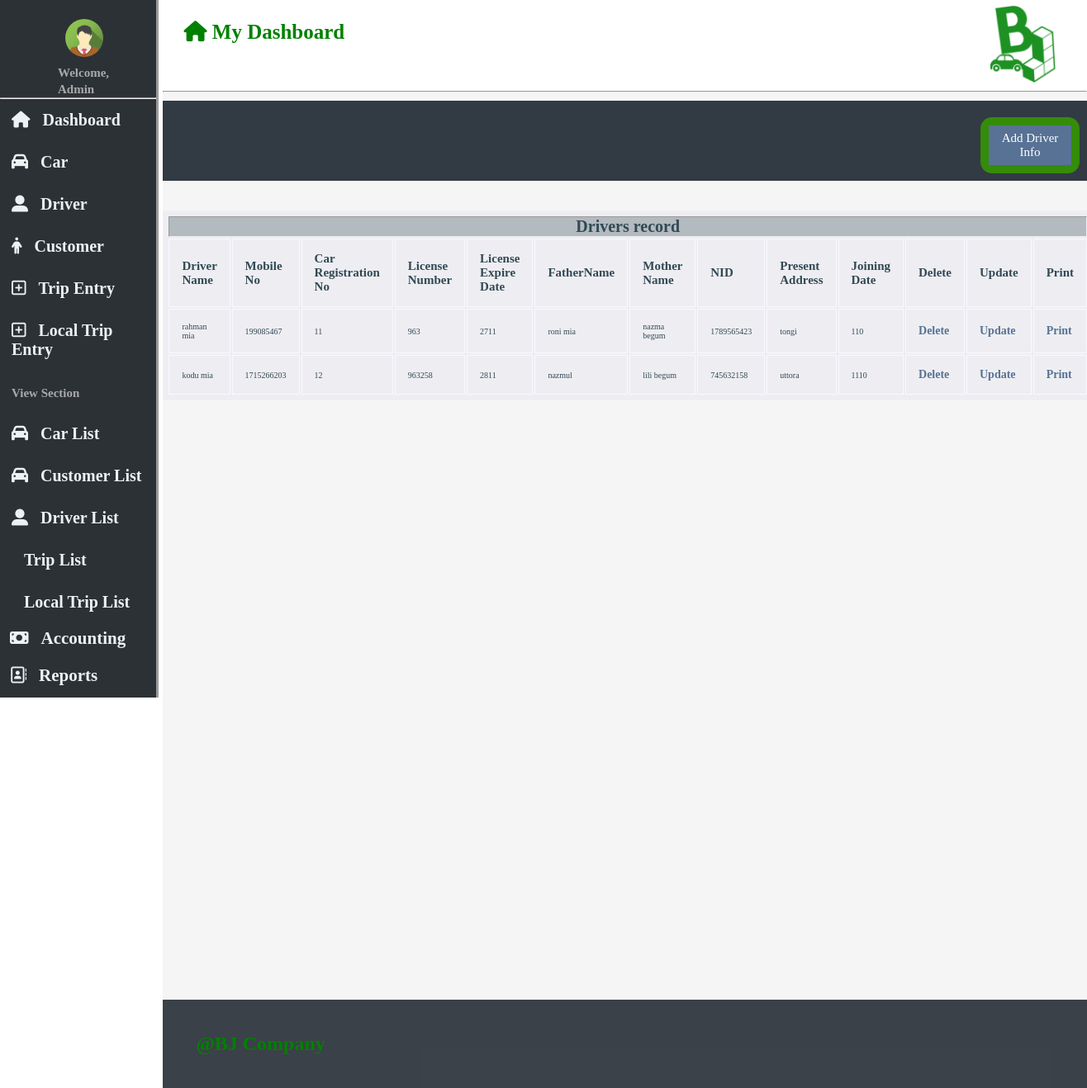
The page /Rent-a-car2/driver_list.php on the database its author committed.
### tables this page shows
CREATE TABLE `tb_driver` (
  `DriverName` varchar(30) NOT NULL,
  `MobileNo` int(20) NOT NULL,
  `CarRegistrationNo` int(30) NOT NULL,
  `LicenseNumber` int(30) NOT NULL,
  `LicenseExpireDate` int(20) NOT NULL,
  `FatherName` varchar(30) NOT NULL,
  `MotherName` varchar(30) NOT NULL,
  `NID` int(30) NOT NULL,
  `PresentAddress` varchar(40) NOT NULL,
  `JoiningDate` int(20) NOT NULL
);

### Rent-a-car2/driver_list.php (the view, shortened to what this page needs)
 <!DOCTYPE html>
<html>
<head>
  <link rel="stylesheet" type="text/css" href="file:///C:/xampp/htdocs/Rent-a-car/fontawesome-free-5.11.2-web/css/all.css">
  <link rel="stylesheet" type="text/css" href="css/driver_add2.css">
 <link rel="stylesheet" type="text/css" href="css/dashboard.css">
</head>
<body>
<div class="wrapper">
<nav class="" style="z-index:3;width:300px;" id="mySidebar"><br>
  <div class="c1-container">
    <div class="c1-img">
      <img src="img/img_avatar.png" style="border-radius: 50%;width: 46px;">
    </div>
    <div class="c1-text">
      <span>Welcome, <strong>Admin</strong></span><br>
    </div>
  </div>
  <hr>
  <div class="c1-container">
  <a class="bar-block-item" href="Dashboard2.php"><i id="i0" class="fas fa-home"></i>Dashboard</a>
  </div>
  <div class="bar-block">
  <a class="bar-block-item" href="car_add.php">           <i id="i1" class="fas fa-car"></i>Car</a>
  <a class="bar-block-item" href="driver_add2.php">       <i id="i2" class="fas fa-user-alt"></i>Driver</a>
  <a class="bar-block-item" href="customer_add.php">      <i id="i3" class="hvr-buzz-out fa fa-male"></i>Customer</a>
  <a class="bar-block-item" href="trip_entry.php">        <i id="i4" class="far fa-plus-square"></i>Trip Entry</a>
  <a class="bar-block-item" href="localtripentry.php">    <i id="i5" class="far fa-plus-square"></i>Local Trip Entry</a>
  <a class="bar-block-item" href="*"><span>View Section</span></a>
  <a class="bar-block-item" href="car_list.php">           <i id="i1" class="fas fa-car"></i>Car List</a>
  <a class="bar-block-item" href="customer_list.php">           <i id="i1" class="fas fa-car"></i>Customer List</a>
  <a class="bar-block-item" href="driver_list.php">       <i id="i2" class="fas fa-user-alt"></i>Driver List</a>
  <a class="bar-block-item" href="Trip_list2.php">                      <i id="i6" class="fab fa-tripadvisor"></i>Trip List</a>
  <a class="bar-block-item" href="local_trip_list.php">                      <i id="i7" class="fab fa-tripadvisor"></i>Local Trip List</a>
  <a href="#" class="bar-block-item dropdown-btn">         <i id="i8" class="fas fa-money-bill"></i>Accounting </a>
  <a href="#" class="bar-block-item dropdown-btn">         <i id="i9" class="far fa-address-book"></i>Reports</a>
  </div>
</nav>
<div class="main">
  <header class="header2">
  	<div id="header-text">
    <h4><b><i class="fas fa-home"></i> My Dashboard</b></h4>
    </div>
    <div id="header-logo">
    	 <img src="img/logo4.png" style="width: 80px">
    </div>
  </header>
<hr>
<div class="add_car_container">
 <div class="buttonblock" id="addcar">
<a href="driver_add2.php" class="button">Add Driver Info</a>
</div>
</div>
<?php
$servername = "localhost";
$username = "root";
$password = "";
$dbname = "db_car_bj";
$conn = new mysqli($servername, $username, $password, $dbname);
$sql = "SELECT * FROM tb_driver";
$result = $conn->query($sql);
if ($result->num_rows > 0) {
    echo"<table style='width:990px; margin:auto; color:#314954; padding:5px; font-size:10px; border-color:darkgrey;border: currentColor;background-color: #d8dbe845;' border='5'>";
    echo"<tr><th colspan='13'><h1>Drivers record</h1></th></tr>";
    echo"<tr>";
    echo"<td><h2>Driver Name</h2></td>";
    echo "<td><h2>Mobile No</h2></td>";
    echo "<td><h2>Car Registration No</h2></td>";
    echo "<td><h2>License Number</h2></td>";
    echo "<td><h2>License Expire Date</h2></td>";
    echo "<td><h2>FatherName </h2></td>";
    echo "<td><h2>Mother Name</h2></td>";
    echo "<td><h2>NID</h2></td>";
    echo "<td><h2>Present Address</h2></td>";
    echo "<td><h2>Joining Date</h2></td>";
    echo "<td><h2>Delete</h2></td>";
    echo "<td><h2>Update</h2></td>";
    echo "<td><h2>Print</h2></td>";
    echo "</tr>";
    echo "<br><br>";
     while($row = $result->fetch_assoc()) {
        echo "<tr>
    <td>"  . $row["DriverName"]."    </td>
    <td>"  . $row["MobileNo"]."  </td>
    <td>"  . $row["CarRegistrationNo"]."    </td>
    <td>"  . $row["LicenseNumber"]."  </td>
    <td>"  . $row["LicenseExpireDate"]."  </td>
    <td>"  . $row["FatherName"]."  </td>
    <td>"  . $row["MotherName"]."  </td>
    <td>"  . $row["NID"]."  </td>
    <td>"  . $row["PresentAddress"]."  </td>
    <td>"  . $row["JoiningDate"]."  </td>
    <td><a href =delete_driver.php?CarRegistrationNo=".$row["CarRegistrationNo"].">Delete</a>     </td>
    <td><a href =edit_driver_info.php?CarRegistrationNo=".$row["CarRegistrationNo"].">Update</a>     </td>
    <td><a href =print_diver.php?CarRegistrationNo=".$row["CarRegistrationNo"].">Print</a> </td>
    </tr>";
     }
     echo "</table>";
} else {
     echo "0 results";
}
?>  <br><br><br><br><br><br><br>
<div class="footer">
  <h4 style="color: green;font-size: 24px">@BJ Company</h4></div>
</div>
</div>
</body>
</html>

### Rent-a-car2/css/driver_add2.css (style rules this page uses)
span { font-size: 15px;color: darkgray;font-weight: 600; }
td { padding: 15px; border-style: groove; border-color: ghostwhite; }
td a { color: #577294; text-decoration: none; font-size: 14px; font-weight: 900; }
th { background-color: #09232f42; }
.buttonblock { width: 20%; }
.buttonblock .button { background-color: #577294; border: none; color: white; padding: 7px 15px; text-align: center; text-decoration: none; display: inline-block; font-size: 15px; cursor: pointer; margin-left: 0px; }
#addcar { float: right;width:100px; }
.add_car_container { background-color: #17202be0; padding: 9px; overflow: hidden; margin-top: 10px; }

### Rent-a-car2/css/dashboard.css (style rules this page uses)
* { margin: 0px;padding: 0px;font-family:Times New Roman; }
html { box-sizing: content-box; }
.footer { background-color: #101821cf;padding: 40px;overflow: hidden;margin: 0px;width: 96%;margin-top: 600px; }
#mySidebar { background-color:#2c3136;height: 200%;position: sticky;top: 0px;border-right-style: outset; }
.c1-img { width: 50%; text-align: center; margin-left: 50px; padding: 5px; }
.c1-text { width: 50%; color: #ecf1f3; margin-left: 70px; font-size: 17px; }
.c1-text span { text-align: center; }
.bar-block { height: 100%; }
.bar-block-item { padding: 14px;display: list-item;font-size: 20px;text-decoration: none;color: #ecf1f3;font-weight: 600; }
.bar-block-item i { font-size: 20px;margin-right: 15px; }
.dropdown-btn { padding: 6px 9px 14px 12px; text-decoration: none; font-size: 21px; display: block; text-align: left; }
.wrapper { display: flex;position: relative; }
.header2 { padding: 5px;background-color: white;overflow: hidden; }
#header-text { float: left; width: 50%; padding: 20px; font-size: 25px; color: green; }
#header-logo { float: right;width: 20%; }
#header-logo img { margin-left: 110px; }
.main { background-color: #3b3e400d;margin-left:25%;width: 85%;margin-left: 5px; }
.buttonblock { background-color: #358e09f7; width: 6%; padding: 10px; border-radius: 14px; margin: auto; margin-top: 11px; }

### rows shown on the page
tb_driver: DriverName "rahman mia", MobileNo "199085467", CarRegistrationNo "11", LicenseNumber "963", LicenseExpireDate "2711", FatherName "roni mia", MotherName "nazma begum", NID "1789565423", PresentAddress "tongi", JoiningDate "110"
tb_driver: DriverName "kodu mia", MobileNo "1715266203", CarRegistrationNo "12", LicenseNumber "963258", LicenseExpireDate "2811", FatherName "nazmul", MotherName "lili begum", NID "745632158", PresentAddress "uttora", JoiningDate "1110"
